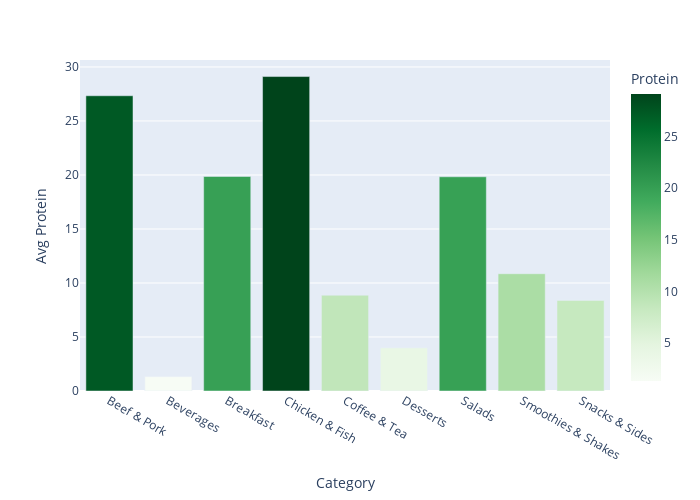

Notebook source saved alongside this figure:
### Code cell
protein = mcd.groupby('Category')['Protein'].mean().reset_index()

fig = px.bar(protein, x='Category', y='Protein', color='Protein', color_continuous_scale='greens')
fig.update_layout(width=700, height=500, yaxis_title='Avg Protein')
fig.show()

### Figure 1 — Plotly figure (JSON) as saved in the notebook; plotly's stock layout.template omitted (floating-point values rounded to 4 significant figures)
{"data": [{"alignmentgroup": "True", "hovertemplate": "Category=%{x}<br>Protein=%{marker.color}<extra></extra>", "legendgroup": "", "marker": {"color": [27.33, 1.333, 19.86, 29.11, 8.863, 4, 19.83, 10.86, 8.385], "coloraxis": "coloraxis", "pattern": {"shape": ""}}, "name": "", "offsetgroup": "", "orientation": "v", "showlegend": false, "textposition": "auto", "type": "bar", "x": ["Beef & Pork", "Beverages", "Breakfast", "Chicken & Fish", "Coffee & Tea", "Desserts", "Salads", "Smoothies & Shakes", "Snacks & Sides"], "xaxis": "x", "y": [27.33, 1.333, 19.86, 29.11, 8.863, 4, 19.83, 10.86, 8.385], "yaxis": "y"}], "layout": {"barmode": "relative", "coloraxis": {"colorbar": {"title": {"text": "Protein"}}, "colorscale": [[0, "rgb(247,252,245)"], [0.125, "rgb(229,245,224)"], [0.25, "rgb(199,233,192)"], [0.375, "rgb(161,217,155)"], [0.5, "rgb(116,196,118)"], [0.625, "rgb(65,171,93)"], [0.75, "rgb(35,139,69)"], [0.875, "rgb(0,109,44)"], [1, "rgb(0,68,27)"]]}, "height": 500, "legend": {"tracegroupgap": 0}, "margin": {"t": 60}, "width": 700, "xaxis": {"anchor": "y", "domain": [0, 1], "title": {"text": "Category"}}, "yaxis": {"anchor": "x", "domain": [0, 1], "title": {"text": "Avg Protein"}}}}
